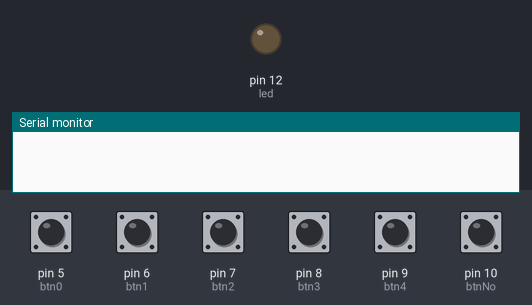
The sketch below on a simulated Arduino Uno, built with avr-gcc and run on an emulated ATmega328P. Shown: output pins drawn as LEDs (lit = HIGH), the last lines printed to the serial monitor. The test bench sets the inputs (shaded band); at power-on: pin 5 (btn0), pin 6 (btn1), pin 7 (btn2), pin 8 (btn3), pin 9 (btn4), pin 10 (btnNo) LOW. No radio packets arrive unless stated.

Above: at 1.2 s.
1.3 s: pin 5 (btn0) pulled HIGH for 1 s
At 1.53 s:
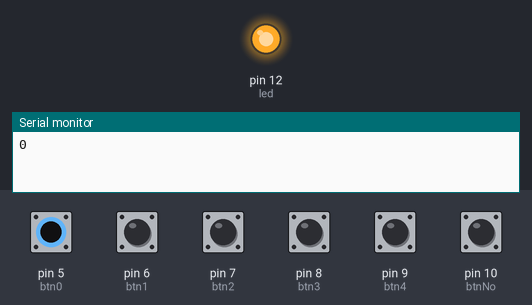
Timing chart, 0 to 4.3 s (numbered marks = the images above; inputs shaded):
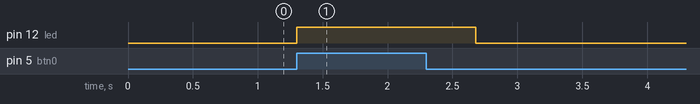

Measured:
- after the input at 1.3 s, pin 12 (led): LOW → HIGH at once, → LOW 1.4 s later

The sketch:

TelecommandeBeursault.ino
```cpp
#include <VirtualWire.h>

byte btn0 = 5;
byte btn1 = 6;
byte btn2 = 7;
byte btn3 = 8;
byte btn4 = 9;
byte btnNo = 10;
byte led = 12;

void setup()
{
  pinMode(btn0, INPUT);
  pinMode(btn1, INPUT);
  pinMode(btn2, INPUT);
  pinMode(btn3, INPUT);
  pinMode(btn4, INPUT);
  pinMode(btnNo, INPUT);

  pinMode(led, OUTPUT);

  Serial.begin(9600);

  vw_set_tx_pin(3);
  vw_setup(2000); // initialisation de la bibliothèque VirtualWire à 2000 bauds

}

void Send(int value)
{
  Serial.println(value);
  digitalWrite(led,HIGH);
  byte message[2];
  memcpy(message, &value, sizeof(value));
  vw_send(message,2);
  vw_wait_tx();
  delay(400);
  digitalWrite(led,LOW);

}
void loop()
{
   if(digitalRead(btn0) == HIGH)
    {
      Send(0);
    }
    if(digitalRead(btn1) == HIGH)
    {
      Send(1);
    }
    if(digitalRead(btn2) == HIGH)
    {
      Send(2);
    }
    if(digitalRead(btn3) == HIGH)
    {
      Send(3);
    }
    if(digitalRead(btn4) == HIGH)
    {
      Send(4);
    }
    if(digitalRead(btnNo) == HIGH)
    {
      Send(5);
    }

}
```
